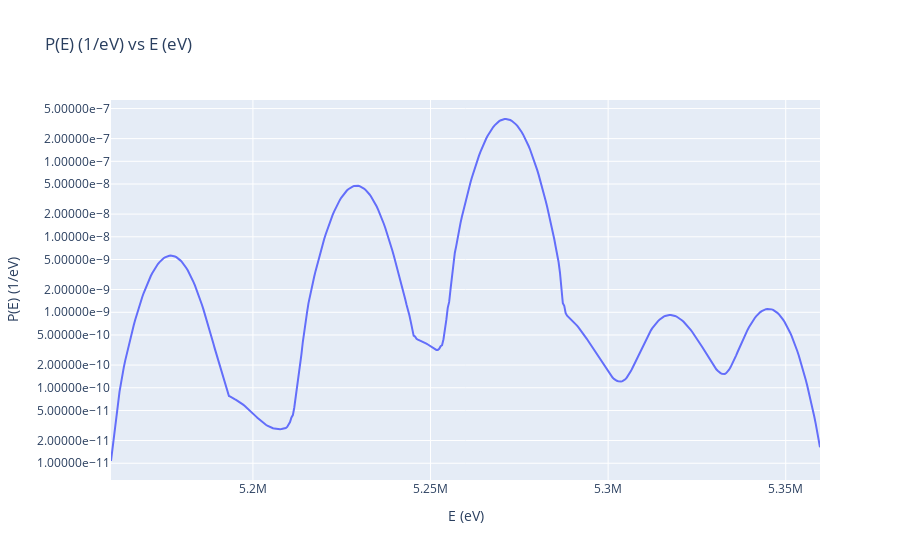

The cell this chart's notebook holds for it:
### Code cell
import plotly.express as px

# Asumiendo que df_U235 es tu DataFrame y ya está definido
fig = px.line(df_A243, x='E (eV)', y='P(E) (1/eV)', log_y=True, title='P(E) (1/eV) vs E (eV)')
fig.update_layout(xaxis_title='E (eV)', yaxis_title='P(E) (1/eV)', yaxis_tickformat='.5e', legend_title='Probability Density')
fig.show()

### Figure 1 — Plotly figure (JSON) as saved in the notebook; plotly's stock layout.template omitted (floating-point values rounded to 4 significant figures; data arrays with more than 128 entries replaced by an {"elided": "..."} marker saying what was removed)
{"data": [{"hovertemplate": "E (eV)=%{x}<br>P(E) (1/eV)=%{y}<extra></extra>", "legendgroup": "", "line": {"color": "#636efa", "dash": "solid"}, "marker": {"symbol": "circle"}, "mode": "lines", "name": "", "orientation": "v", "showlegend": false, "type": "scatter", "x": {"elided": "500 int values"}, "xaxis": "x", "y": {"elided": "500 float values"}, "yaxis": "y"}], "layout": {"legend": {"title": {"text": "Probability Density"}, "tracegroupgap": 0}, "title": {"text": "P(E) (1/eV) vs E (eV)"}, "xaxis": {"anchor": "y", "domain": [0, 1], "title": {"text": "E (eV)"}}, "yaxis": {"anchor": "x", "domain": [0, 1], "tickformat": ".5e", "title": {"text": "P(E) (1/eV)"}, "type": "log"}}}
